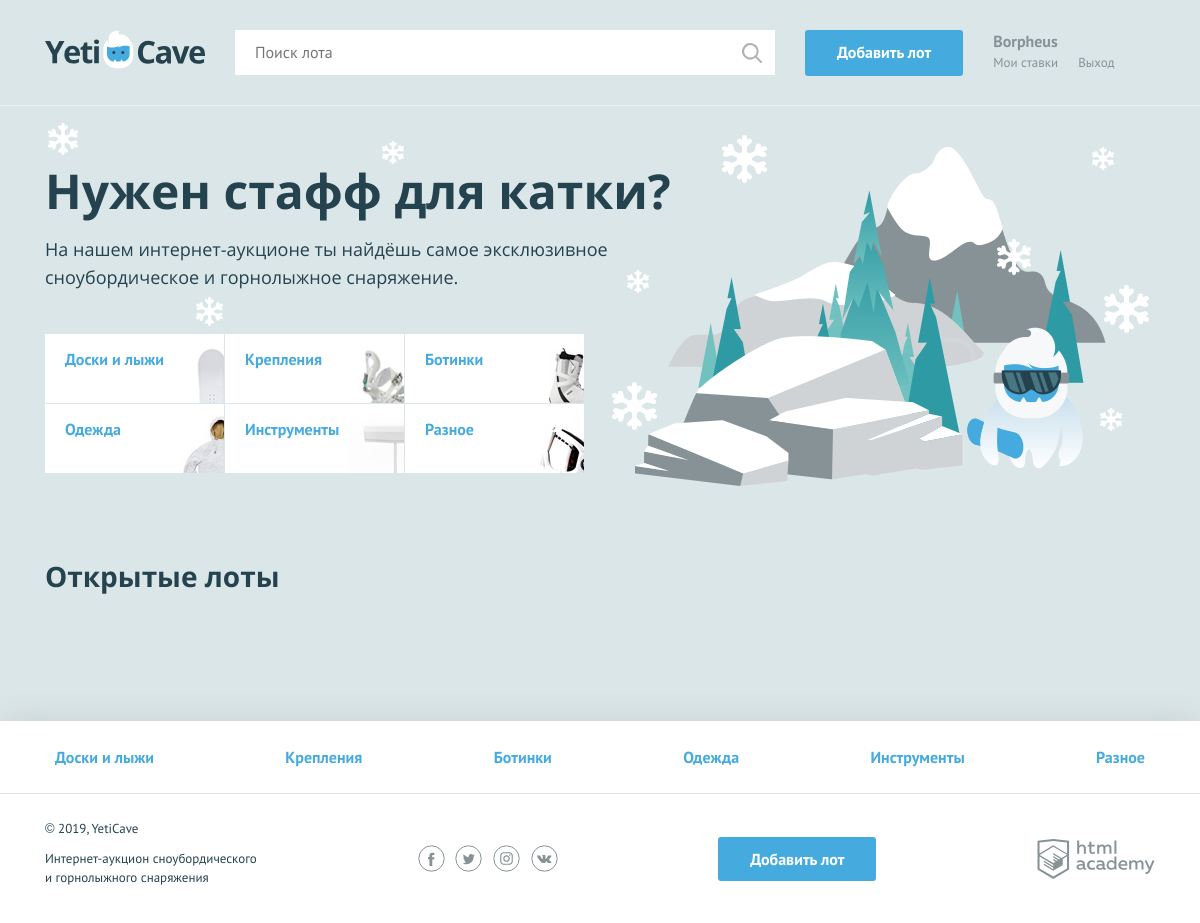
The page / on the database its author committed.
### tables this page shows
CREATE TABLE categories (
  id INT AUTO_INCREMENT PRIMARY KEY,
  character_code VARCHAR(128) UNIQUE,
  name_category VARCHAR(128)
);

### helpers.php (called while the page is built, shortened)
<?php
function include_template($name, array $data = []) {
    $name = 'templates/' . $name;
    extract($data);
    require $name;
    $result = ob_get_clean();
    return $result;
}

### data.php (called while the page is built)
<?php
$is_auth = rand(0, 1);
$user_name = 'Borpheus';

### templates/main.php (the view, shortened to what this page needs)
<section class="promo">
        <h2 class="promo__title">Нужен стафф для катки?</h2>
        <p class="promo__text">На нашем интернет-аукционе ты найдёшь самое эксклюзивное сноубордическое и горнолыжное снаряжение.</p>
        <ul class="promo__list">
            <?php foreach ($categories as $category): ?>
            <li class="promo__item promo__item--<?= $category['character_code']; ?>">
                <a class="promo__link" href="pages/all-lots.html"><?= $category['name_category'] ?></a>
            </li>
            <?php endforeach; ?>
        </ul>
    </section>
    <section class="lots">
        <div class="lots__header">
            <h2>Открытые лоты</h2>
        </div>
    </section>

### templates/layout.php (shortened to what this page needs)
<!DOCTYPE html>
<html lang="ru">
<head>
    <link href="../css/normalize.min.css" rel="stylesheet">
    <link href="../css/style.css" rel="stylesheet">
    <link href="../css/flatpickr.min.css" rel="stylesheet">
</head>
<body>
<div class="page-wrapper">
<header class="main-header">
    <div class="main-header__container container">
        <a href="/" class="main-header__logo">
            <img src="../img/logo.svg" width="160" height="39" alt="Логотип компании YetiCave">
        </a>
        <form class="main-header__search" method="get" action="https://echo.htmlacademy.ru" autocomplete="off">
            <input type="search" name="search" placeholder="Поиск лота">
            <input class="main-header__search-btn" type="submit" name="find" value="Найти">
        </form>
        <a class="main-header__add-lot button" href="/add.php">Добавить лот</a>
        <nav class="user-menu">
         <?php if ($is_auth): ?>
            <div class="user-menu__logged">
               <p><?= $user_name; ?></p>
               <a  class="user-menu__bets" href="pages/my-bets.html">Мои ставки</a>
               <a  class="user-menu__logout" href="#">Выход</a>
            </div>
         <?php endif; ?>
        </nav>
    </div>
</header>
<main class="container"><?= $content; ?></main>
</div>
<footer class="main-footer">
    <nav class="nav">
        <ul class="nav__list container">
            <?php foreach ($categories as $category): ?>
            <li class="nav__item">
                <a href="pages/all-lots.html"><?= $category['name_category']; ?></a>
            </li>
            <?php endforeach; ?>
        </ul>
    </nav>
    <div class="main-footer__bottom container">
        <div class="main-footer__copyright">
            <p>© 2019, YetiCave</p>
            <p>Интернет-аукцион сноубордического и горнолыжного снаряжения</p>
        </div>
        <div class="main-footer__social social">
            <a class="social__link social__link--facebook" href="#">
            </a>
            <a class="social__link social__link--twitter" href="#">
            </a>
            <a class="social__link social__link--instagram" href="#">
            </a>
            <a class="social__link social__link--vkontakte" href="#">
            </a>
        </div>
        <a class="main-footer__add-lot button" href="add-lot.html">Добавить лот</a>
        <div class="main-footer__developed-by">
            <a class="logo-academy" href="https://htmlacademy.ru/intensive/php">
            </a>
        </div>
    </div>
</footer>
</body>
</html>

### index.php (shortened to what this page needs)
<?php
require_once("helpers.php");
require_once("data.php");
require_once("init.php");
$error_flag = 0;
if ($link) {
    $sql = 'SELECT * FROM categories';
    $result = mysqli_query($link, $sql);
    if($result){
        $categories = mysqli_fetch_all($result, MYSQLI_ASSOC);
    }
    else{
        $page_content = include_template("error.php", [
            "error" => mysqli_error($link),
        ]);
        $error_flag = 1;
    }
    $sql = 'SELECT l.id, title, img, start_price, date_finish, name_category, date_creation '
            . 'FROM lots l '
            . 'JOIN categories s ON l.category_id = s.id '
            . 'where date_finish > now()'
            . 'order by date_creation asc limit 6';
    $result = mysqli_query($link, $sql);
    if($error_flag != 1){
        if($result){
            $goods = mysqli_fetch_all($result, MYSQLI_ASSOC);
            $page_content = include_template("main.php", [
                "categories" => $categories,
                "goods" => $goods
            ]);
        }
        else {
            $page_content = include_template("error.php", [
                "error" => mysqli_error($link),
            ]);
        }
    }
}
$layout_content = include_template("layout.php", [
    "content" => $page_content,
    "categories" => $categories,
    "title" => "Главная",
    "is_auth" => $is_auth,
    "user_name" => $user_name
]);
print($layout_content);

### rows shown on the page
categories: name_category "Доски и лыжи"
categories: name_category "Крепления"
categories: name_category "Ботинки"
categories: name_category "Одежда"
categories: name_category "Инструменты"
categories: name_category "Разное"

### other values the page prints
$user_name "Borpheus"
